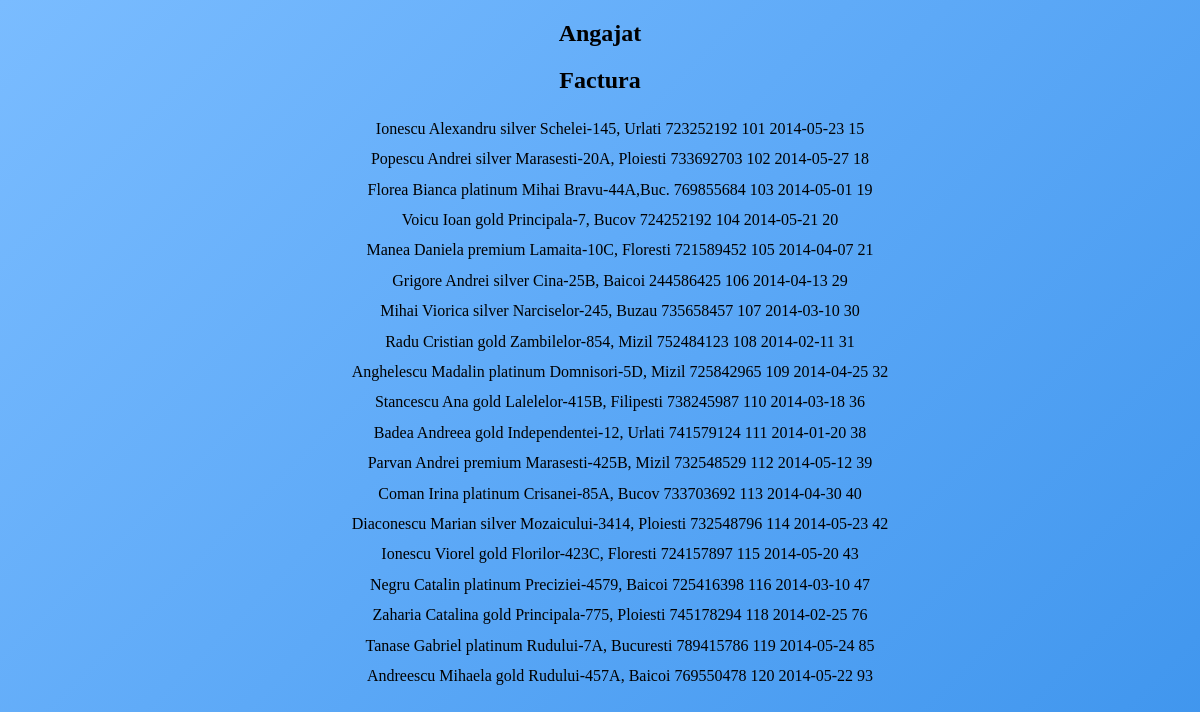
The app's page /admin/operatii.php with its own data.
### tables this page shows
CREATE TABLE IF NOT EXISTS `factura` (
  `cod_factura` int(11) NOT NULL AUTO_INCREMENT,
  `data_factura` date NOT NULL,
  `cod_produs` int(11) NOT NULL,
  `cod_client` int(11) NOT NULL,
  `cod_angajat` int(11) NOT NULL,
  PRIMARY KEY (`cod_factura`,`cod_client`,`cod_angajat`),
  KEY `fk_FACTURA_CLIENT1_idx` (`cod_client`),
  KEY `fk_FACTURA_ANGAJAT1_idx` (`cod_angajat`)
);

CREATE TABLE IF NOT EXISTS `client` (
  `cod_client` int(11) NOT NULL AUTO_INCREMENT,
  `nume_client` varchar(30) NOT NULL,
  `prenume_client` varchar(30) NOT NULL,
  `tip_client` varchar(45) NOT NULL,
  `adresa_client` varchar(60) NOT NULL,
  `telefon_client` decimal(10,0) NOT NULL,
  PRIMARY KEY (`cod_client`)
);

### admin/operatii.php (the view, shortened to what this page needs)
<!DOCTYPE html>
<html lang="en">
<head>
<link rel="stylesheet" href="style.css"/>
</head>
<body>
<div id="portfolio" class="container">
	<div class="box1">
		<h2>Angajat</h2>
	</div>
	<div class="box3">
		<h2>Factura</h2>
		<ul class="style2">
<?php
require_once '../include/config.php';
$query = "SELECT nume_client, prenume_client, tip_client, adresa_client, telefon_client, cod_factura, data_factura, cod_produs
FROM client, factura
WHERE factura.cod_client = client.cod_client";
$rezultat = mysqli_query($conectare,$query);
while($row = mysqli_fetch_array($rezultat))
{
	echo "<li>" .$row['nume_client']. " " ;
	echo  $row['prenume_client'] . " ";
	echo  $row['tip_client']. " ";
	echo  $row['adresa_client']. " ";
	echo  $row['telefon_client']. " ";
	echo  $row['cod_factura']." ";
	echo  $row['data_factura']." ";
	echo  $row['cod_produs']."</li>";
}?>
</ul>
</div>
</body>
</html>

### admin/style.css (style rules this page uses)
ul { list-style-type:none; }
li { line-height:190%; }
body { background: #7abcff; background: -moz-linear-gradient(-45deg, #7abcff 0%, #60abf8 44%, #4096ee 100%); background: -webkit-gradient(linear, left top, right bottom, color-stop(0%,#7abcff), color-stop(44%,#60abf8), color-stop(100%,#4096ee)); background: -webkit-linear-gradient(-45deg, #7abcff 0%,#60abf8 44%,#4096ee 100%); background: -o-linear-gradient(-45deg, #7abcff 0%,#60abf8 44%,#4096ee 100%); background: -ms-linear-gradient(-45deg, #7abcff 0%,#60abf8 44%,#4096ee 100%); background: linear-gradient(135deg, #7abcff 0%,#60abf8 44%,#4096ee 100%); filter: progid:DXImageTransform.Microsoft.gradient( startColorstr='#7abcff', endColorstr='#4096ee',GradientType=1 ); }
.container { border-radius: 4px; text-align: center; margin-bottom: 40px; }

### records on screen
factura: cod_client.nume_client "Ionescu", cod_client.prenume_client "Alexandru", cod_client.tip_client "silver", cod_client.adresa_client "Schelei-145, Urlati", cod_client.telefon_client "723252192", cod_factura "101", data_factura "2014-05-23", cod_produs "15"
factura: cod_client.nume_client "Popescu", cod_client.prenume_client "Andrei", cod_client.tip_client "silver", cod_client.adresa_client "Marasesti-20A, Ploiesti", cod_client.telefon_client "733692703", cod_factura "102", data_factura "2014-05-27", cod_produs "18"
factura: cod_client.nume_client "Florea", cod_client.prenume_client "Bianca", cod_client.tip_client "platinum", cod_client.adresa_client "Mihai Bravu-44A,Buc.", cod_client.telefon_client "769855684", cod_factura "103", data_factura "2014-05-01", cod_produs "19"
factura: cod_client.nume_client "Voicu", cod_client.prenume_client "Ioan", cod_client.tip_client "gold", cod_client.adresa_client "Principala-7, Bucov", cod_client.telefon_client "724252192", cod_factura "104", data_factura "2014-05-21", cod_produs "20"
factura: cod_client.nume_client "Manea", cod_client.prenume_client "Daniela", cod_client.tip_client "premium", cod_client.adresa_client "Lamaita-10C, Floresti", cod_client.telefon_client "721589452", cod_factura "105", data_factura "2014-04-07", cod_produs "21"
factura: cod_client.nume_client "Grigore", cod_client.prenume_client "Andrei", cod_client.tip_client "silver", cod_client.adresa_client "Cina-25B, Baicoi", cod_client.telefon_client "244586425", cod_factura "106", data_factura "2014-04-13", cod_produs "29"
factura: cod_client.nume_client "Mihai", cod_client.prenume_client "Viorica", cod_client.tip_client "silver", cod_client.adresa_client "Narciselor-245, Buzau", cod_client.telefon_client "735658457", cod_factura "107", data_factura "2014-03-10", cod_produs "30"
factura: cod_client.nume_client "Radu", cod_client.prenume_client "Cristian", cod_client.tip_client "gold", cod_client.adresa_client "Zambilelor-854, Mizil", cod_client.telefon_client "752484123", cod_factura "108", data_factura "2014-02-11", cod_produs "31"
factura: cod_client.nume_client "Anghelescu", cod_client.prenume_client "Madalin", cod_client.tip_client "platinum", cod_client.adresa_client "Domnisori-5D, Mizil", cod_client.telefon_client "725842965", cod_factura "109", data_factura "2014-04-25", cod_produs "32"
factura: cod_client.nume_client "Stancescu", cod_client.prenume_client "Ana", cod_client.tip_client "gold", cod_client.adresa_client "Lalelelor-415B, Filipesti", cod_client.telefon_client "738245987", cod_factura "110", data_factura "2014-03-18", cod_produs "36"
factura: cod_client.nume_client "Badea", cod_client.prenume_client "Andreea", cod_client.tip_client "gold", cod_client.adresa_client "Independentei-12, Urlati", cod_client.telefon_client "741579124", cod_factura "111", data_factura "2014-01-20", cod_produs "38"
factura: cod_client.nume_client "Parvan", cod_client.prenume_client "Andrei", cod_client.tip_client "premium", cod_client.adresa_client "Marasesti-425B, Mizil", cod_client.telefon_client "732548529", cod_factura "112", data_factura "2014-05-12", cod_produs "39"
factura: cod_client.nume_client "Coman", cod_client.prenume_client "Irina", cod_client.tip_client "platinum", cod_client.adresa_client "Crisanei-85A, Bucov", cod_client.telefon_client "733703692", cod_factura "113", data_factura "2014-04-30", cod_produs "40"
factura: cod_client.nume_client "Diaconescu", cod_client.prenume_client "Marian", cod_client.tip_client "silver", cod_client.adresa_client "Mozaicului-3414, Ploiesti", cod_client.telefon_client "732548796", cod_factura "114", data_factura "2014-05-23", cod_produs "42"
factura: cod_client.nume_client "Ionescu", cod_client.prenume_client "Viorel", cod_client.tip_client "gold", cod_client.adresa_client "Florilor-423C, Floresti", cod_client.telefon_client "724157897", cod_factura "115", data_factura "2014-05-20", cod_produs "43"
factura: cod_client.nume_client "Negru", cod_client.prenume_client "Catalin", cod_client.tip_client "platinum", cod_client.adresa_client "Preciziei-4579, Baicoi", cod_client.telefon_client "725416398", cod_factura "116", data_factura "2014-03-10", cod_produs "47"
factura: cod_client.nume_client "Zaharia", cod_client.prenume_client "Catalina", cod_client.tip_client "gold", cod_client.adresa_client "Principala-775, Ploiesti", cod_client.telefon_client "745178294", cod_factura "118", data_factura "2014-02-25", cod_produs "76"
factura: cod_client.nume_client "Tanase", cod_client.prenume_client "Gabriel", cod_client.tip_client "platinum", cod_client.adresa_client "Rudului-7A, Bucuresti", cod_client.telefon_client "789415786", cod_factura "119", data_factura "2014-05-24", cod_produs "85"
factura: cod_client.nume_client "Andreescu", cod_client.prenume_client "Mihaela", cod_client.tip_client "gold", cod_client.adresa_client "Rudului-457A, Baicoi", cod_client.telefon_client "769550478", cod_factura "120", data_factura "2014-05-22", cod_produs "93"
